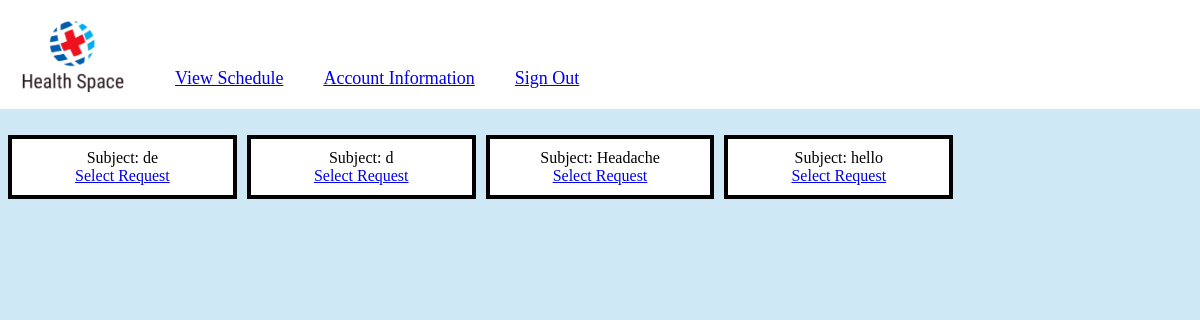
The page /StaffPHP/appointmentRequests.php (signed in) on the database its author committed.
### tables this page shows
CREATE TABLE `appointment_request` (
  `appointment_request_id` int(11) NOT NULL,
  `patient_id` int(11) NOT NULL,
  `appointment_id` int(11) DEFAULT NULL,
  `subject` varchar(20) NOT NULL,
  `about_appointment` text NOT NULL
);

### StaffPHP/appointmentRequests.php (the view, shortened to what this page needs)
<?php
include("../Include/staffHeader.php");
$sql = "SELECT * FROM appointment_request WHERE appointment_id IS NULL";
$result = mysqli_query($conn, $sql);
$appointment_request = mysqli_fetch_all($result, MYSQLI_ASSOC);
?>
<!DOCTYPE html>
<html lang="en">
<head>
    <link rel="stylesheet" href="../CSS/style.css">
</head>
<body>
    <h2>Appointment Requests</h2>
    <div class="grid-container">
        <?php
        if (!empty($appointment_request)) {
            foreach ($appointment_request as $row) {
                echo "<div class='grid-item'>";
                echo "Subject: " . $row["subject"] . "<br>";
                echo "<a href='appointmentSystem.php?appointment_request_id=" . $row["appointment_request_id"] . "'>Select Request</a>";
                echo "</div>";
            }
        } else {
            echo "<div class='grid-item'>No messages found.</div>";
        }
        ?>
    </div>
</body>
</html>

### CSS/style.css (style rules this page uses)
body { background-color: #b0daef9d; margin-bottom: 50px; }
.grid-container { display: grid; grid-template-columns: repeat(auto-fill, minmax(200px, 1fr)); grid-gap: 10px; margin-top: 100px; }
.grid-item { border: 4px solid black; background-color: white; padding: 10px; text-align: center; }
h2 { text-align: center; }

### rows shown on the page
appointment_request: subject "de"
appointment_request: subject "d"
appointment_request: subject "Headache"
appointment_request: subject "hello"
